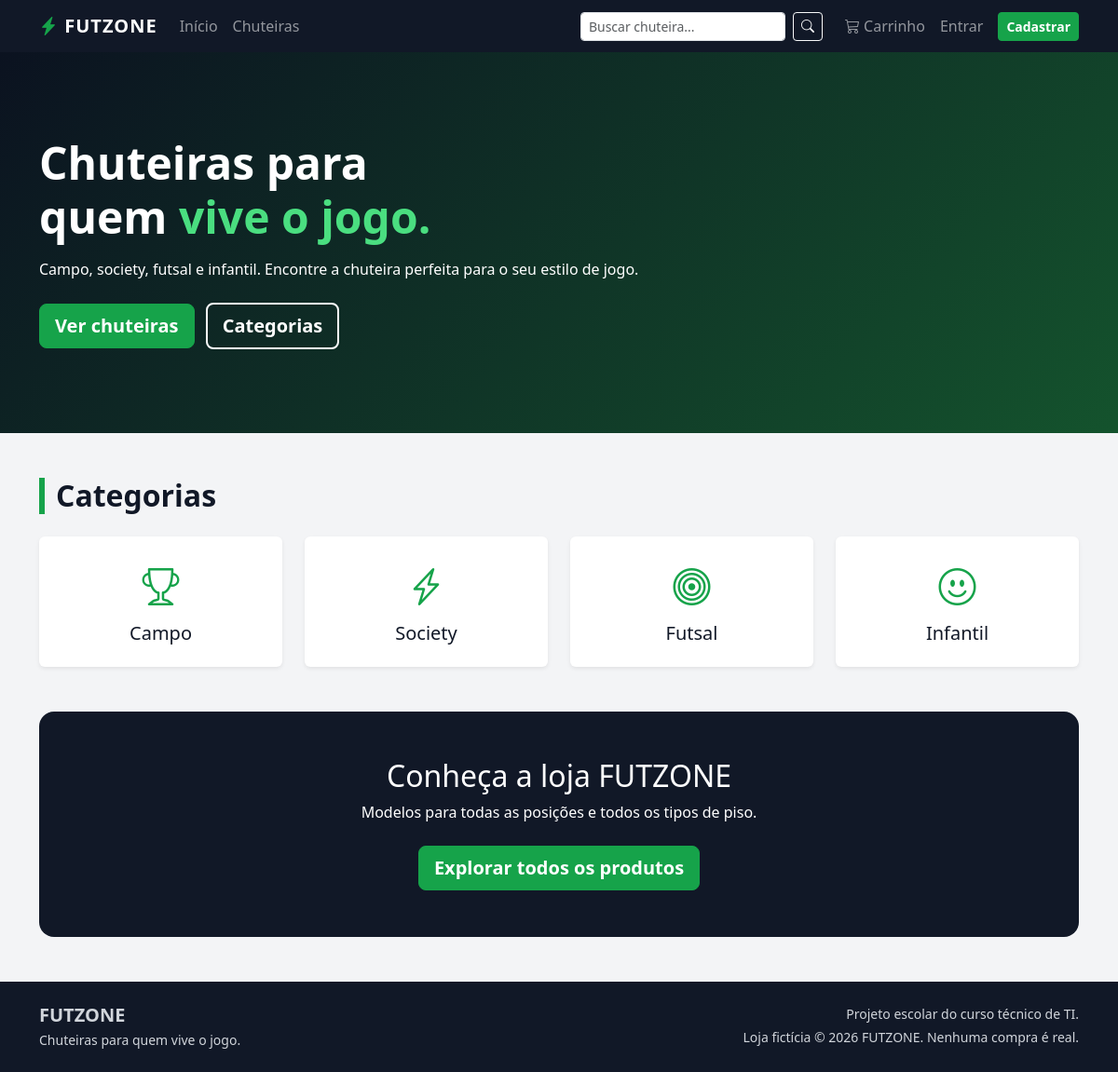
The page / on the database its author committed.
### tables this page shows
CREATE TABLE `categorias` (
  `id` int(10) UNSIGNED NOT NULL,
  `nome` varchar(50) NOT NULL
);

### index.php (the view, shortened to what this page needs)
<?php
$pdo = getConexao();
$categorias = $pdo->query('SELECT id, nome FROM categorias ORDER BY id')->fetchAll();
$icones = [
    'Campo'    => 'bi-trophy',
    'Society'  => 'bi-lightning-charge',
    'Futsal'   => 'bi-bullseye',
    'Infantil' => 'bi-emoji-smile',
];
require_once __DIR__ . '/includes/header.php';
?>
<section class="hero">
    <div class="container">
        <h1>Chuteiras para<br>quem <span>vive o jogo.</span></h1>
        <p class="mt-3 mb-4">
            Campo, society, futsal e infantil. Encontre a chuteira perfeita para o seu estilo de jogo.
        </p>
        <a href="/futzone/produtos.php" class="btn btn-verde btn-lg me-2">Ver chuteiras</a>
        <a href="#categorias" class="btn btn-outline-claro btn-lg">Categorias</a>
    </div>
</section>
<section class="container mt-5" id="categorias">
    <h2 class="titulo-secao mb-4">Categorias</h2>
    <div class="row g-4">
        <?php foreach ($categorias as $cat): ?>
            <div class="col-6 col-md-3">
                <a href="/futzone/produtos.php?categoria=<?= (int) $cat['id'] ?>"
                   class="card card-categoria shadow-sm text-center p-4 h-100">
                    <div class="icone mb-2">
                        <i class="bi <?= $icones[$cat['nome']] ?? 'bi-star' ?>"></i>
                    </div>
                    <h5 class="mb-0"><?= htmlspecialchars($cat['nome']) ?></h5>
                </a>
            </div>
        <?php endforeach; ?>
    </div>
</section>
<section class="container mt-5">
    <div class="chamada-loja">
        <h2>Conheça a loja FUTZONE</h2>
        <p class="mb-4">Modelos para todas as posições e todos os tipos de piso.</p>
        <a href="/futzone/produtos.php" class="btn btn-verde btn-lg">Explorar todos os produtos</a>
    </div>
</section>
<?php require_once __DIR__ . '/includes/footer.php'; ?>

### assets/css/style.css (style rules this page uses)
:root { --verde: #16a34a; --verde-escuro: #15803d; --preto: #111827; --cinza: #f3f4f6; }
body { background: var(--cinza); color: var(--preto); min-height: 100vh; display: flex; flex-direction: column; }
body > .container, body > section, body > nav { flex-shrink: 0; }
.btn-verde { background: var(--verde); border-color: var(--verde); color: #fff; font-weight: 600; }
.btn-outline-claro { border: 2px solid #fff; color: #fff; font-weight: 600; }
.titulo-secao { font-weight: 800; border-left: 6px solid var(--verde); padding-left: 12px; }
.hero { background: linear-gradient(135deg, #0b1220 0%, #14532d 100%); color: #fff; padding: 90px 0; }
.hero h1 { font-weight: 800; font-size: 3rem; }
.hero h1 span { color: #4ade80; }
.card-categoria { text-decoration: none; color: var(--preto); border: 0; transition: transform .2s, box-shadow .2s; }
.card-categoria .icone { font-size: 2.5rem; color: var(--verde); }
.card-categoria h5 { text-decoration: none; }
.chamada-loja { background: var(--preto); color: #fff; border-radius: 16px; padding: 50px 30px; text-align: center; }

### rows shown on the page
categorias: nome "Campo"
categorias: nome "Society"
categorias: nome "Futsal"
categorias: nome "Infantil"
